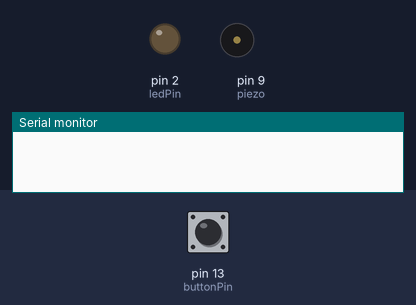
A sketch run on a simulated Arduino Uno, built with avr-gcc and run on an emulated ATmega328P. On the bench: output pins drawn as LEDs (lit = HIGH), buzzer (waves = sounding), the last lines printed to the serial monitor. The inputs (shaded band) are chosen by the test bench; at power-on: pin 13 (buttonPin) LOW.

Above: at 1.2 s.
1.3 s: pin 13 (buttonPin) pulled HIGH for 0.15 s
2.9 s: pin 13 (buttonPin) pulsed HIGH 2 times (0.12 s each, 0.3 s apart)
At 4.3 s:
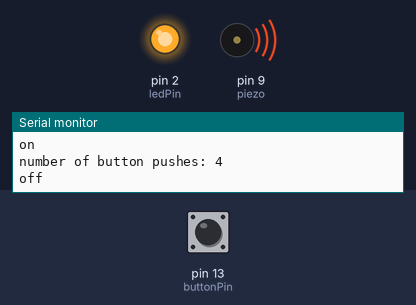
5.0 s: pin 13 (buttonPin) pulled HIGH for 1 s
At 5.6 s:
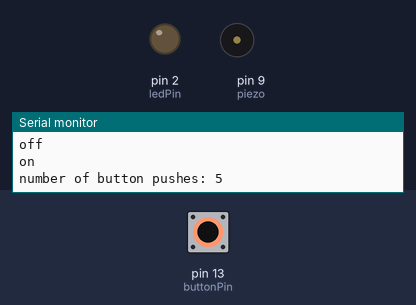
Timing chart, 0 to 8.0 s (numbered marks = the images above; inputs shaded):
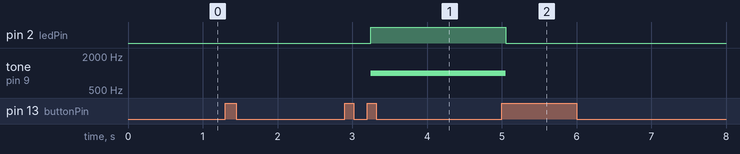

Measured:
- after the input at 2.9 s, pin 2 (ledPin): LOW → HIGH after 0.35 s; tone on pin 9 (piezo): silent → 1000 Hz after 0.35 s
- after the input at 5.0 s, pin 2 (ledPin): HIGH → LOW after 0.05 s; tone on pin 9 (piezo): 1000 Hz → silent after 0.05 s

The sketch:

ArduinoBuzzWireGame.ino
```cpp
// this constant won't change:
const int  buttonPin = 13;    // the pin that the pushbutton is attached to
const int ledPin = 2;       // the pin that the LED is attached to
const int piezo = 9;

// Variables will change:
int buttonPushCounter = 1;   // counter for the number of button presses
int buttonState = 0;         // current state of the button
int lastButtonState = 0;     // previous state of the button

void setup() {
  // initialize the button pin as a input:
  pinMode(buttonPin, INPUT);
  // initialize the LED as an output:
  pinMode(ledPin, OUTPUT);
  // initialize piezo as output:
  pinMode(piezo, OUTPUT);
  // initialize serial communication:
  Serial.begin(9600);
}


void loop() {
  // read the pushbutton input pin:
  buttonState = digitalRead(buttonPin);

  // compare the buttonState to its previous state
  if (buttonState != lastButtonState) {
    // if the state has changed, increment the counter
    if (buttonState == HIGH) {
      // if the current state is HIGH then the button went from off to on:
      buttonPushCounter++;
      Serial.println("on");
      Serial.print("number of button pushes: ");
      Serial.println(buttonPushCounter);
    } else {
      // if the current state is LOW then the button went from on to off:
      Serial.println("off");
    }
    // Delay a little bit to avoid bouncing
    delay(50);
  }
  // save the current state as the last state, for next time through the loop
  lastButtonState = buttonState;

  // turns on game every four button pushes by checking the modulo of the
  // button push counter. the modulo function gives you the remainder of the
  // division of two numbers:
  if (buttonPushCounter % 4 == 0) {
    digitalWrite(ledPin, HIGH);
    tone(piezo, 1000);
  } else {
    digitalWrite(ledPin, LOW);
    noTone(piezo);
  }

}
```
